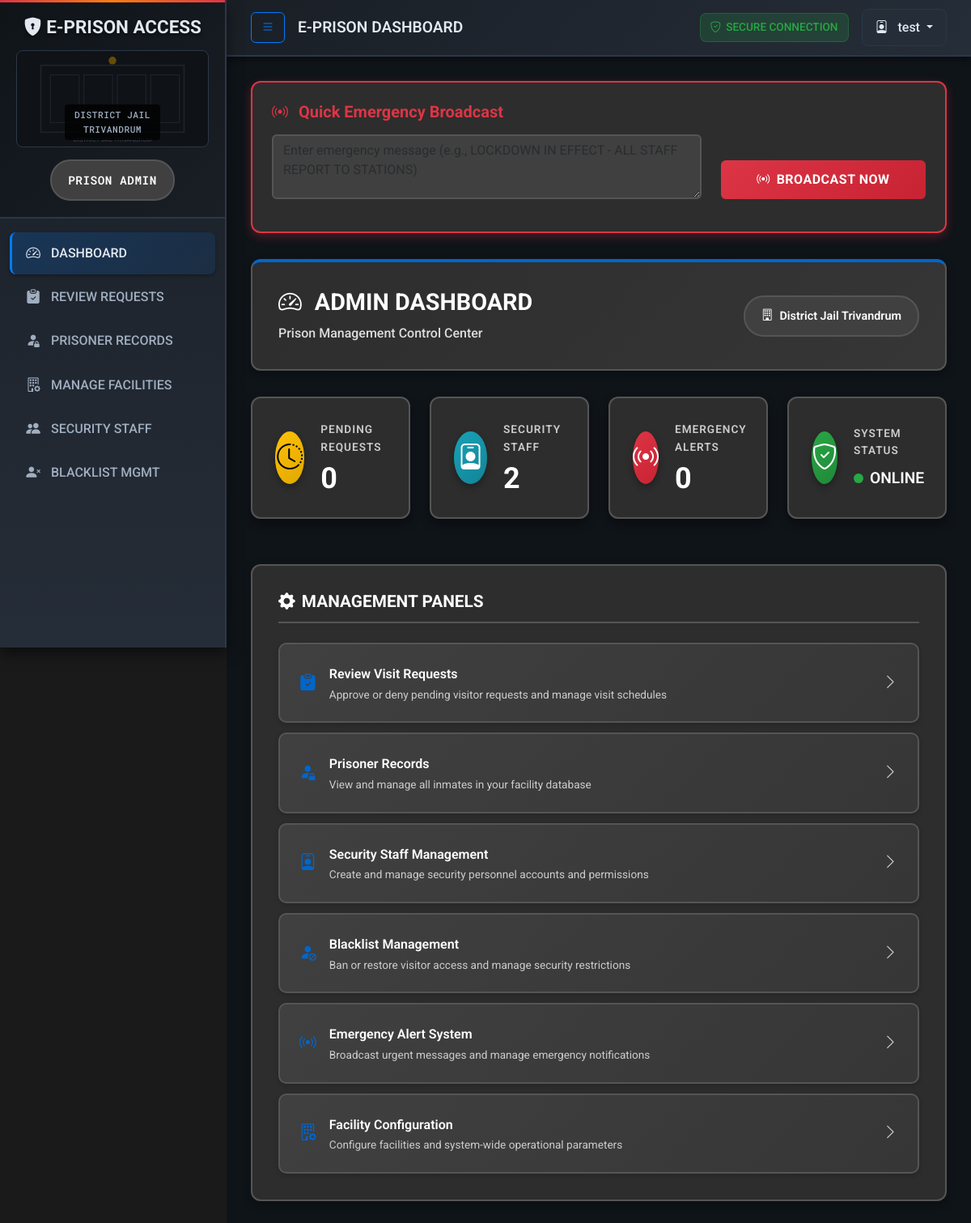
Screenshot of /accounts/dashboard/ (signed in) with the database file from the repository.
### accounts/models.py (models this page shows, shortened)
class User(AbstractUser):
    ROLE_CHOICES = [
        ("family", "Family Visitor"),
        ("visitor", "Other Visitor"),
        ("security", "Gate Security"),
        ("admin", "Prison Admin"),
    ]
    role = models.CharField(max_length=20, choices=ROLE_CHOICES, default="visitor")
    profile_photo = models.ImageField(upload_to="profile_photos/", blank=True, null=True)
    is_family_member = models.BooleanField(default=False)
    jail = models.ForeignKey(Jail, on_delete=models.SET_NULL, null=True, blank=True)
    full_name = models.CharField(max_length=100, blank=True, null=True)
    address = models.TextField(blank=True, null=True)
    id_proof = models.ImageField(upload_to="id_proofs/", blank=True, null=True)  # Keep for backward compatibility
    aadhar_number = models.CharField(
        max_length=12,
        unique=True,
        blank=True,
        null=True,
        help_text="12-digit Aadhar number (only accepted ID proof)",
        verbose_name="Aadhar Card Number"
    )
    phone_number = models.CharField(
        max_length=15,
        blank=True,
        null=True,
        help_text="10-digit Indian mobile number"
    )

### prison_core/models.py (models this page shows, shortened)
class Jail(models.Model):
    name = models.CharField(max_length=200, unique=True)
    location = models.CharField(max_length=200)

### accounts/views.py (the view)
# urls.py: path('dashboard/', views.dashboard, name='dashboard'),
@login_required
def dashboard(request):
    user = request.user
    active_alert = EmergencyAlert.objects.filter(is_active=True).first()
    if user.role == "admin":
        pending_visits_count = 0
        active_staff_count = 0
        if user.jail:
            pending_visits_count = Visit.objects.filter(
                prisoner__jail=user.jail,
                status='PENDING'
            ).count()
            active_staff_count = User.objects.filter(
                jail=user.jail,
                role='security'
            ).count()
        context = {
            'pending_visits_count': pending_visits_count,
            'active_staff_count': active_staff_count,
            'active_alert': active_alert,  # Add emergency alert context
        }
        return render(request, "accounts/admin_dashboard.html", context)
    elif user.role == "security":
        return redirect("security_dashboard")
    else:  # For 'visitor' and 'family' roles
        if not getattr(user, 'aadhar_number', None):
            messages.info(request, "Please update your profile with Aadhar card information for enhanced security.")
        return redirect("my_visits")

### accounts/templates/accounts/admin_dashboard.html (shortened to what this page needs)
{% extends "base.html" %}
{% block content %}
{% if not active_alert %}
<div class="quick-emergency">
    <h5>
        <i class="bi bi-broadcast me-2"></i>
        Quick Emergency Broadcast
    </h5>
    <form method="post" action="{% url 'manage_alerts' %}" id="quickEmergencyForm">
        <div class="row align-items-end">
            <div class="col-md-8 mb-3">
                <textarea name="message"
                          class="form-control"
                          placeholder="Enter emergency message (e.g., LOCKDOWN IN EFFECT - ALL STAFF REPORT TO STATIONS)"
                          rows="2"
                          required
                          id="quickEmergencyMessage"></textarea>
            </div>
            <div class="col-md-4 mb-3">
                <button type="submit" class="btn btn-emergency w-100">
                    <i class="bi bi-broadcast me-2"></i>Broadcast Now
                </button>
            </div>
        </div>
    </form>
</div>
{% endif %}
<div class="dashboard-header">
    <div class="d-flex justify-content-between align-items-center flex-wrap">
        <div>
            <h2><i class="bi bi-speedometer2 me-3"></i>ADMIN DASHBOARD</h2>
            <p class="dashboard-subtitle">Prison Management Control Center</p>
        </div>
        <div class="facility-badge">
            <i class="bi bi-building me-2"></i>{{ user.jail.name|default:"No Jail Assigned" }}
        </div>
    </div>
</div>
<div class="row">
    <div class="col-lg-6 col-xl-3 mb-4">
        <div class="card metric-card h-100">
            <div class="card-body d-flex align-items-center">
                <div class="metric-icon warning">
                    <i class="bi bi-clock-history fs-2"></i>
                </div>
                <div class="flex-grow-1">
                    <div class="metric-title">Pending Requests</div>
                    <div class="metric-value">{{ pending_visits_count|default:0 }}</div>
                </div>
            </div>
        </div>
    </div>
    <div class="col-lg-6 col-xl-3 mb-4">
        <div class="card metric-card h-100">
            <div class="card-body d-flex align-items-center">
                <div class="metric-icon info">
                    <i class="bi bi-person-badge fs-2"></i>
                </div>
                <div class="flex-grow-1">
                    <div class="metric-title">Security Staff</div>
                    <div class="metric-value">{{ active_staff_count|default:0 }}</div>
                </div>
            </div>
        </div>
    </div>
    <div class="col-lg-6 col-xl-3 mb-4">
        <div class="card metric-card h-100">
            <div class="card-body d-flex align-items-center">
                <div class="metric-icon emergency">
                    <i class="bi bi-broadcast fs-2"></i>
                </div>
                <div class="flex-grow-1">
                    <div class="metric-title">Emergency Alerts</div>
                    <div class="metric-value">{% if active_alert %}1{% else %}0{% endif %}</div>
                </div>
            </div>
        </div>
    </div>
    <div class="col-lg-6 col-xl-3 mb-4">
        <div class="card metric-card h-100">
            <div class="card-body d-flex align-items-center">
                <div class="metric-icon success">
                    <i class="bi bi-shield-check fs-2"></i>
                </div>
                <div class="flex-grow-1">
                    <div class="metric-title">System Status</div>
                    <div class="system-status">
                        <span class="status-dot"></span>
                        <div class="metric-status">ONLINE</div>
                    </div>
                </div>
            </div>
        </div>
    </div>
</div>
<div class="management-section">
    <h3><i class="bi bi-gear-fill me-2"></i>MANAGEMENT PANELS</h3>
    <div class="management-list">
        <a href="{% url 'review_visits' %}" class="management-item justify-content-between align-items-center">
            <div class="d-flex align-items-center">
                <i class="bi bi-clipboard-check-fill item-icon"></i>
                <div>
                    <div class="item-title">Review Visit Requests</div>
                    <div class="item-description">Approve or deny pending visitor requests and manage visit schedules</div>
                </div>
            </div>
            <i class="bi bi-chevron-right chevron"></i>
        </a>
        <a href="{% url 'prisoner_list' %}" class="management-item justify-content-between align-items-center">
            <div class="d-flex align-items-center">
                <i class="bi bi-person-fill-lock item-icon"></i>
                <div>
                    <div class="item-title">Prisoner Records</div>
                    <div class="item-description">View and manage all inmates in your facility database</div>
                </div>
            </div>
            <i class="bi bi-chevron-right chevron"></i>
        </a>
        <a href="{% url 'manage_security_staff' %}" class="management-item justify-content-between align-items-center">
            <div class="d-flex align-items-center">
                <i class="bi bi-person-badge item-icon"></i>
                <div>
                    <div class="item-title">Security Staff Management</div>
                    <div class="item-description">Create and manage security personnel accounts and permissions</div>
                </div>
            </div>
            <i class="bi bi-chevron-right chevron"></i>
        </a>
        <a href="{% url 'blacklist_list' %}" class="management-item justify-content-between align-items-center">
            <div class="d-flex align-items-center">
                <i class="bi bi-person-fill-slash item-icon"></i>
                <div>
                    <div class="item-title">Blacklist Management</div>
                    <div class="item-description">Ban or restore visitor access and manage security restrictions</div>
                </div>
            </div>
            <i class="bi bi-chevron-right chevron"></i>
        </a>
        <a href="{% url 'manage_alerts' %}" class="management-item justify-content-between align-items-center">
            <div class="d-flex align-items-center">
                <i class="bi bi-broadcast item-icon"></i>
                <div>
                    <div class="item-title">Emergency Alert System</div>
                    <div class="item-description">Broadcast urgent messages and manage emergency notifications</div>
                </div>
            </div>
            <i class="bi bi-chevron-right chevron"></i>
        </a>
        <a href="{% url 'jail_list' %}" class="management-item justify-content-between align-items-center">
            <div class="d-flex align-items-center">
                <i class="bi bi-building-gear item-icon"></i>
                <div>
                    <div class="item-title">Facility Configuration</div>
                    <div class="item-description">Configure facilities and system-wide operational parameters</div>
                </div>
            </div>
            <i class="bi bi-chevron-right chevron"></i>
        </a>
    </div>
</div>
{% endblock %}

### accounts/templates/base.html (shortened to what this page needs)
<!DOCTYPE html>
<html lang="en">
<head>
    <link href="https://cdn.jsdelivr.net/npm/bootstrap@5.3.3/dist/css/bootstrap.min.css" rel="stylesheet">
    <link rel="stylesheet" href="https://cdn.jsdelivr.net/npm/bootstrap-icons@1.11.3/font/bootstrap-icons.min.css">
</head>
<body {% if active_alert %}class="emergency-alert-active"{% endif %}>
    <div class="wrapper">
        {% if user.is_authenticated %}
        <nav id="sidebar">
            <div class="sidebar-header">
                <h3><i class="bi bi-shield-lock-fill"></i> E-PRISON ACCESS</h3>
                <div class="prison-image"></div>
                <span class="facility-badge">{{ user.get_role_display }}</span>
            </div>
            <div class="sidebar-nav">
                <div class="nav-item">
                    <a href="{% url 'dashboard' %}" class="nav-link active">
                        <i class="bi bi-speedometer2"></i>
                        DASHBOARD
                    </a>
                </div>
                {% if user.role == 'admin' %}
                    <div class="nav-item">
                        <a href="{% url 'review_visits' %}" class="nav-link">
                            <i class="bi bi-clipboard-check-fill"></i>
                            REVIEW REQUESTS
                        </a>
                    </div>
                    <div class="nav-item">
                        <a href="{% url 'prisoner_list' %}" class="nav-link">
                            <i class="bi bi-person-fill-lock"></i>
                            PRISONER RECORDS
                        </a>
                    </div>
                    <div class="nav-item">
                        <a href="{% url 'jail_list' %}" class="nav-link">
                            <i class="bi bi-building-gear"></i>
                            MANAGE FACILITIES
                        </a>
                    </div>
                    <div class="nav-item">
                        <a href="{% url 'manage_security_staff' %}" class="nav-link">
                            <i class="bi bi-people-fill"></i>
                            SECURITY STAFF
                        </a>
                    </div>
                    <div class="nav-item">
                        <a href="{% url 'blacklist_list' %}" class="nav-link">
                            <i class="bi bi-person-x-fill"></i>
                            BLACKLIST MGMT
                        </a>
                    </div>
                {% endif %}
            </div>
        </nav>
        {% endif %}
        <div id="content">
            <nav class="top-navbar">
                <div class="d-flex justify-content-between align-items-center w-100">
                    <div class="d-flex align-items-center">
                        <button type="button" id="sidebarCollapse" class="btn btn-outline-primary d-none d-md-block me-3">
                            <i class="bi bi-list"></i>
                        </button>
                        <span class="navbar-brand mb-0">{% block page_title %}E-PRISON DASHBOARD{% endblock %}</span>
                    </div>
                    <div class="d-flex align-items-center gap-3">
                        <div class="security-indicator">
                            <i class="bi bi-shield-check"></i>
                            SECURE CONNECTION
                        </div>
                        {% if user.is_authenticated %}
                            <div class="user-dropdown">
                                <button class="btn dropdown-toggle" type="button" id="userDropdown" data-bs-toggle="dropdown" aria-expanded="false">
                                    <i class="bi bi-person-badge me-2"></i>
                                    {{ user.full_name|default:user.username }}
                                </button>
                            </div>
                        {% else %}
                            <div class="d-flex gap-2">
                                <a class="btn btn-outline-primary" href="{% url 'visitor_login' %}">VISITOR ACCESS</a>
                                <a class="btn btn-primary" href="{% url 'staff_login' %}">STAFF ACCESS</a>
                            </div>
                        {% endif %}
                    </div>
                </div>
            </nav>
            <div class="content-area">
                {% block content %}{% endblock %}
            </div>
        </div>
    </div>
</body>
</html>

### rows the page displays
User: role "PRISON ADMIN", full_name "test", jail.name "District Jail Trivandrum"

### other values shown
{{ pending_visits_count|default:0 }} "0"
{{ active_staff_count|default:0 }} "2"
